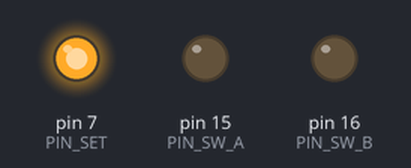
This program was run on a simulated Raspberry Pi (header pin numbers). Parts: output pins drawn as LEDs (lit = HIGH). Pins used as bus, display or sensor lines are not drawn; what the program prints to the terminal is not drawn. At 9.0 s the program stops and its outputs stay as they are.

Above: at 0.1 s.
Timing chart, 0 to 1.6 s (numbered marks = the images above):
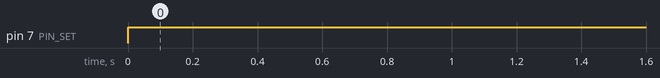

Measured:
- by itself, pin 7 (PIN_SET): LOW → HIGH at 0.00 s

The program:

pm25.py
```python
import RPi.GPIO as GPIO
import time
import serial
# under /dev there should be serial0->ttyS0, if not, run sodu raspi-config
# RESET and SET should be configured when rpi booting up

def pm25_init():
    PIN_SET = 7
    PIN_RESET = 12
    PIN_SW_B = 16
    PIN_SW_A = 15
    GPIO.setmode(GPIO.BOARD)
    GPIO.setwarnings(False)
    # func = GPIO.gpio_function(PIN_RESET);
    # print func
    #if func != GPIO.OUT:

    GPIO.setup(PIN_RESET,GPIO.OUT)
    GPIO.output(PIN_RESET,GPIO.HIGH)

    GPIO.setup(PIN_SET,GPIO.OUT)
    GPIO.output(PIN_SET,GPIO.HIGH)

    GPIO.setup(PIN_SW_B,GPIO.OUT)
    GPIO.output(PIN_SW_B,GPIO.LOW)

    GPIO.setup(PIN_SW_A,GPIO.OUT)
    GPIO.output(PIN_SW_A,GPIO.LOW)

    ser = serial.Serial(
	port='/dev/serial0',
	baudrate = 9600,
	parity=serial.PARITY_NONE,
	stopbits=serial.STOPBITS_ONE,
	bytesize=serial.EIGHTBITS,
	timeout=1)
    time.sleep(0.02)
    ser.flushInput()
    time.sleep(0.02)
    return ser

def pm25_read(ser):
    try:                        # stops program failing if no serial data
        response = ser.read(32)  # read 3 lines of serial port data

        pm25 = (ord(response[12])<<8) + ord(response[13])
        crc = (ord(response[30])<<8) + ord(response[31])
        crcx = 0
        for i in range(30):
            crcx = crcx + ord(response[i])
        if crc != crcx:
            print "Wrong CRC (%d but %D)" %(crc,crcx)
            return -1
        else:
	    pm25 = (ord(response[12])<<8) + ord(response[13])
            # print "PM 2.5 = %d" % pm25
            return pm25
    except Exception, e:
	print e
	ser.close()
        return -1
	# x=ser.readall()

def pm25_close(ser):
    ser.close()

if __name__ == "__main__":
    ser = pm25_init()
    time.sleep(2)
    print "PM2.5 = %d" % pm25_read(ser)
    time.sleep(2)
    print "PM2.5 = %d" % pm25_read(ser)
    time.sleep(2)
    print "PM2.5 = %d" % pm25_read(ser)
    pm25_close(ser)
```
